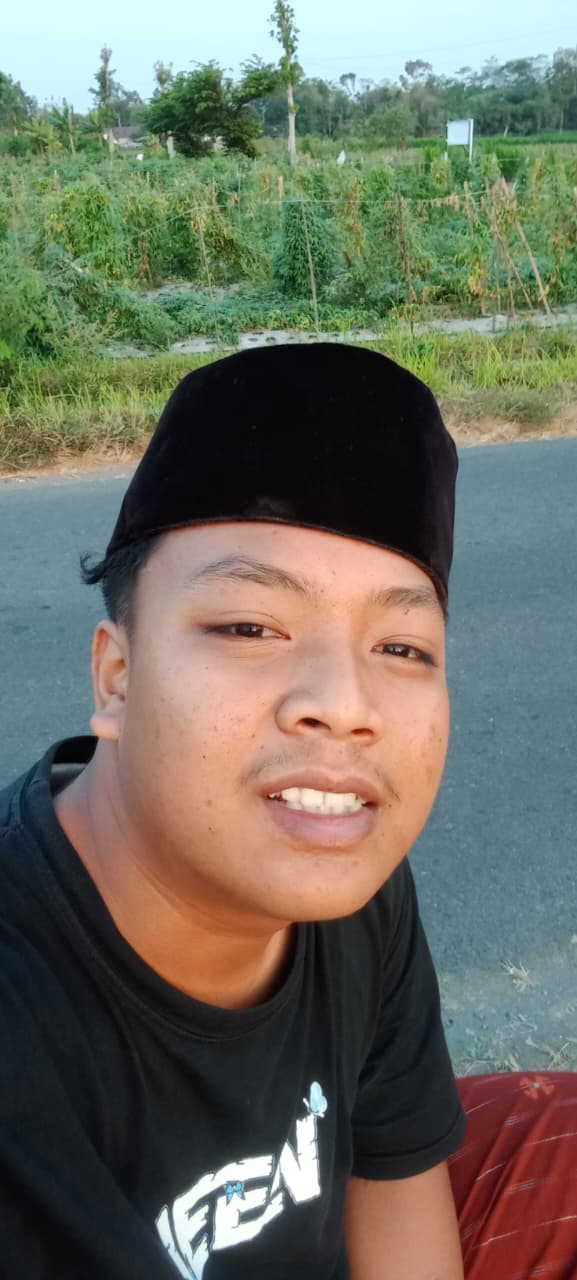
#> input picture uts/foto/dwi.jpeg, 577 x 1280 px, found by its file name
$ python filter_final.py
#> lines starting #> are read from the running program, lines starting #| are printed output that depends on the picture
import cv2
import numpy as np
import matplotlib.pyplot as plt

# =========================
# MEMBACA GAMBAR
# =========================

img = cv2.imread(
    r'D:\kuliah\pengolahan citra\UTS_PengolahanCitra\uts\foto\dwi.jpeg'
)
#> img is the input picture: shape (1280, 577, 3); mean B, G, R 97.5, 110.3, 109.3

# cek gambar
if img is None:
    print("Gambar tidak ditemukan!")

else:

    # =========================
    # UBAH BGR KE RGB
    # =========================

    rgb = cv2.cvtColor(img, cv2.COLOR_BGR2RGB)

    # =========================
    # MEMBUAT GAUSSIAN NOISE
    # =========================

    img_float = rgb.astype(np.float32)

    noise = np.random.normal(
        0,      # rata-rata noise
        25,     # kekuatan noise
        rgb.shape
    ).astype(np.float32)

    # tambah noise
    noisy = img_float + noise
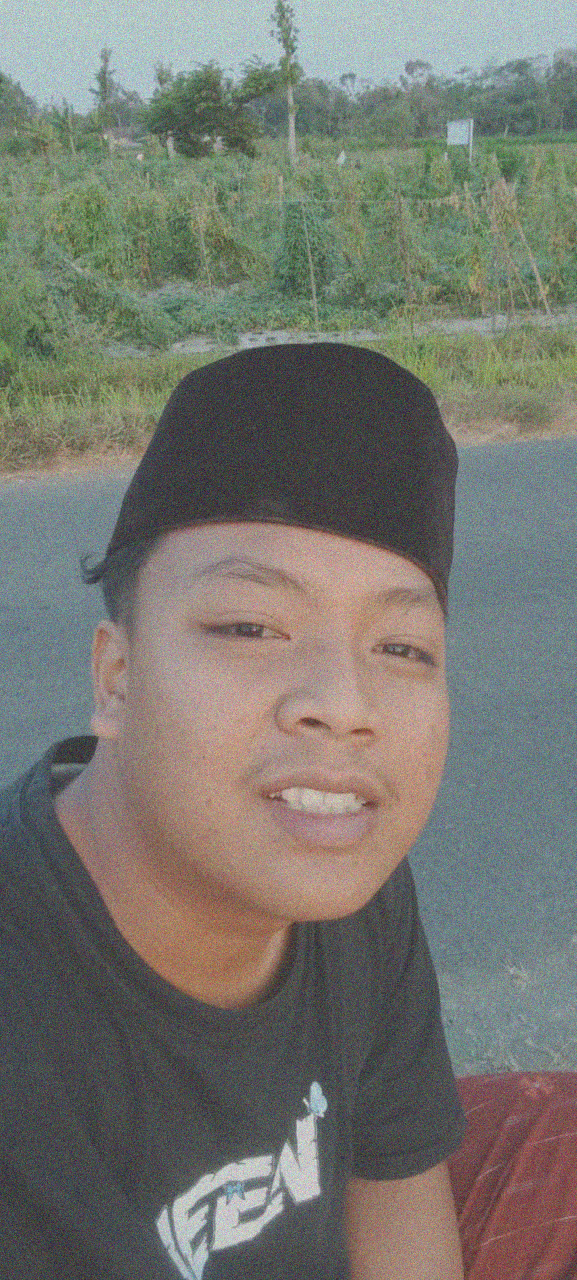
#> noisy: shape (1280, 577, 3) float32; mean R, G, B 109.3, 110.3, 97.5; drawn with min black and max white

    # batasi pixel
    noisy = np.clip(noisy, 0, 255)

    # kembali ke uint8
    noisy = noisy.astype(np.uint8)

    # =========================
    # MEAN FILTER
    # =========================

    mean = cv2.blur(
        noisy,
        (11,11)
    )
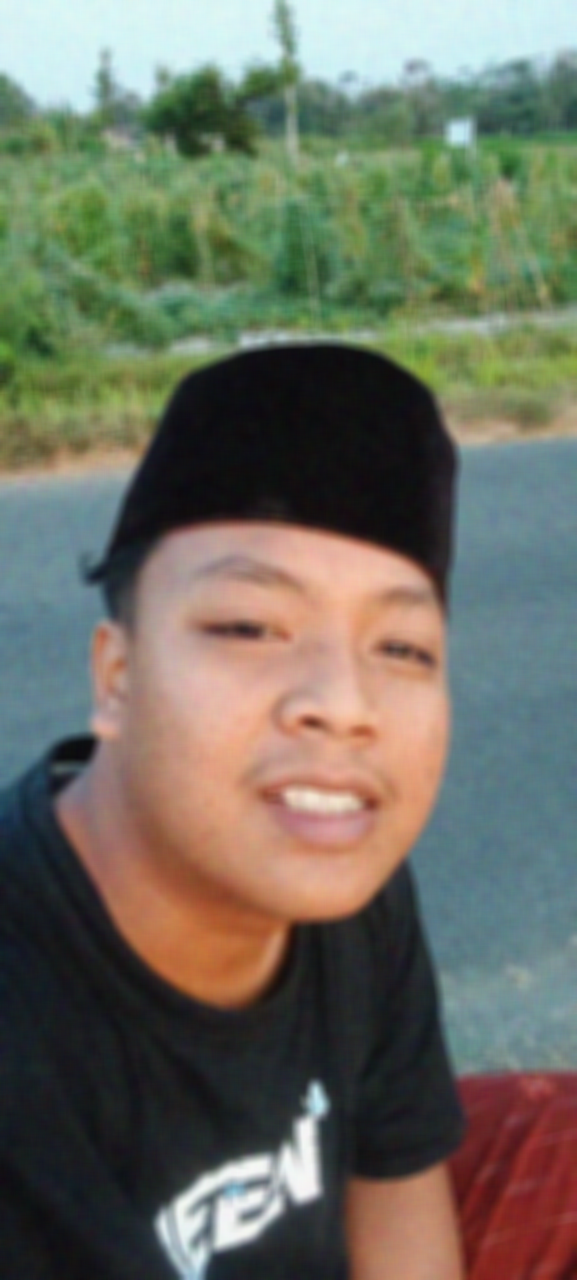
#> mean: shape (1280, 577, 3); mean R, G, B 109.4, 110.1, 97.1

    # =========================
    # MEDIAN FILTER
    # =========================

    median = cv2.medianBlur(
        noisy,
        11
    )

    # =========================
    # TAMBAH SEDIKIT BRIGHTNESS
    # =========================

    mean = cv2.convertScaleAbs(
        mean,
        alpha=1.1,
        beta=10
    )
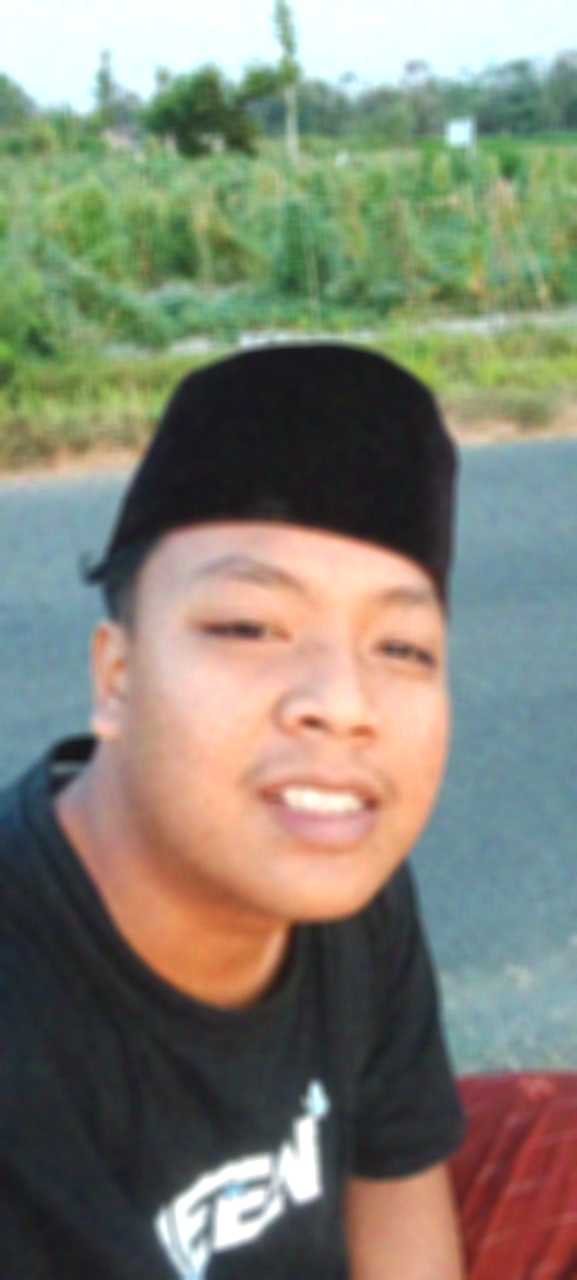
#> mean: shape (1280, 577, 3); mean R, G, B 129.9, 129.9, 115.5

    median = cv2.convertScaleAbs(
        median,
        alpha=1.1,
        beta=10
    )

    # =========================
    # MENAMPILKAN HASIL
    # =========================

    fig, ax = plt.subplots(2,2, figsize=(10,8))

    # gambar asli
    ax[0,0].imshow(rgb)
    ax[0,0].set_title("Foto Asli")
    ax[0,0].axis('off')

    # gambar noise
    ax[0,1].imshow(noisy)
    ax[0,1].set_title("Gaussian Noise")
    ax[0,1].axis('off')

    # mean filter
    ax[1,0].imshow(mean)
    ax[1,0].set_title("Mean Filter")
    ax[1,0].axis('off')

    # median filter
    ax[1,1].imshow(median)
    ax[1,1].set_title("Median Filter")
    ax[1,1].axis('off')

    # mengatur jarak
    plt.subplots_adjust(
        left=0.15,
        right=0.85,
        top=0.90,
        bottom=0.08,
        wspace=0.25,
        hspace=0.25
    )

    plt.show()
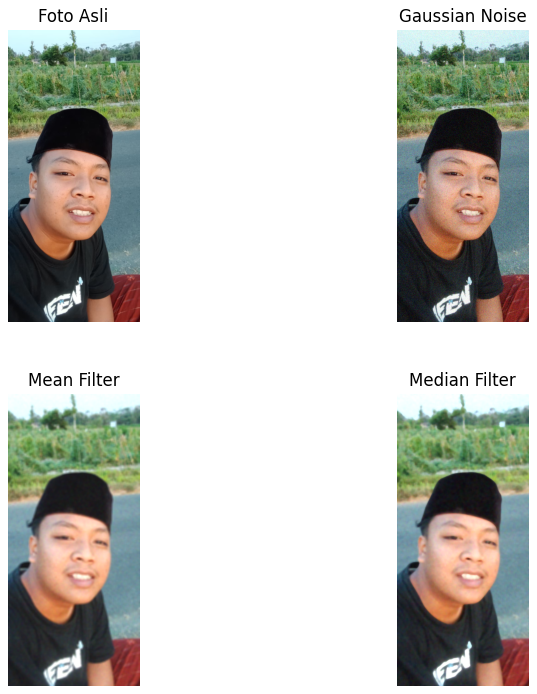
#> figure drawn by matplotlib, 4 panels

    # =========================
    # MENYIMPAN HASIL
    # =========================

    cv2.imwrite(
        "hasil_noise.jpg",
        cv2.cvtColor(noisy, cv2.COLOR_RGB2BGR)
    )

    cv2.imwrite(
        "hasil_mean.jpg",
        cv2.cvtColor(mean, cv2.COLOR_RGB2BGR)
    )

    cv2.imwrite(
        "hasil_median.jpg",
        cv2.cvtColor(median, cv2.COLOR_RGB2BGR)
    )

    print("Semua hasil berhasil disimpan!")

$ run again, with uts/foto/foto 1 berwarna.jpeg copied over uts/foto/dwi.jpeg
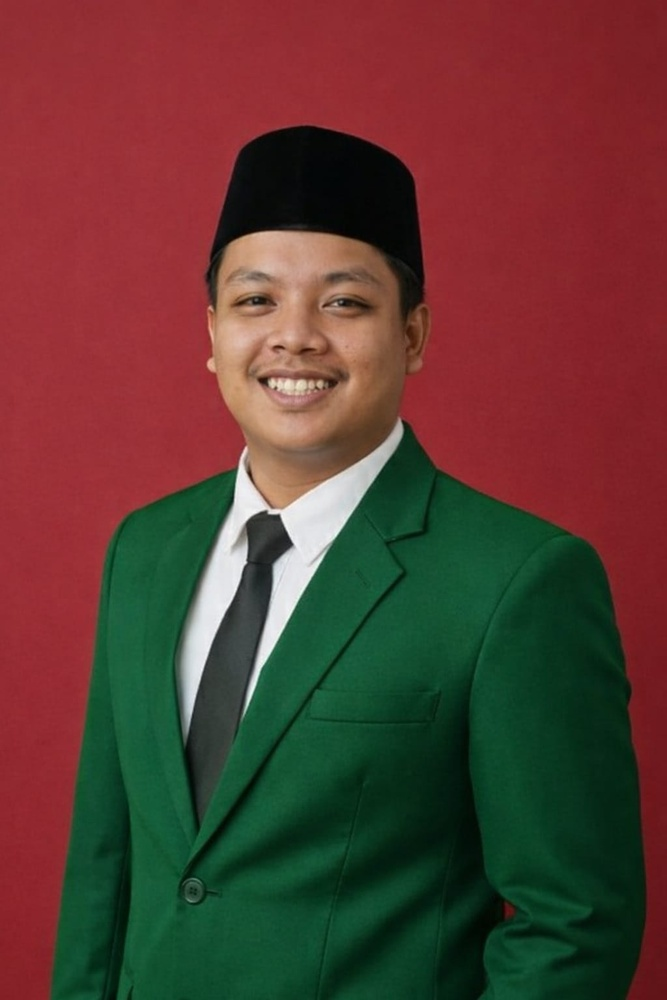
#> input picture uts/foto/foto 1 berwarna.jpeg, 667 x 1000 px, shrunk from 1024 x 1536 before the run, found by its file name
#> img is the input picture: shape (1000, 667, 3); mean B, G, R 50.3, 58.9, 91.4
#> `mean = cv2.convertScaleAbs( mean, alpha=1.1, beta=10 )`:
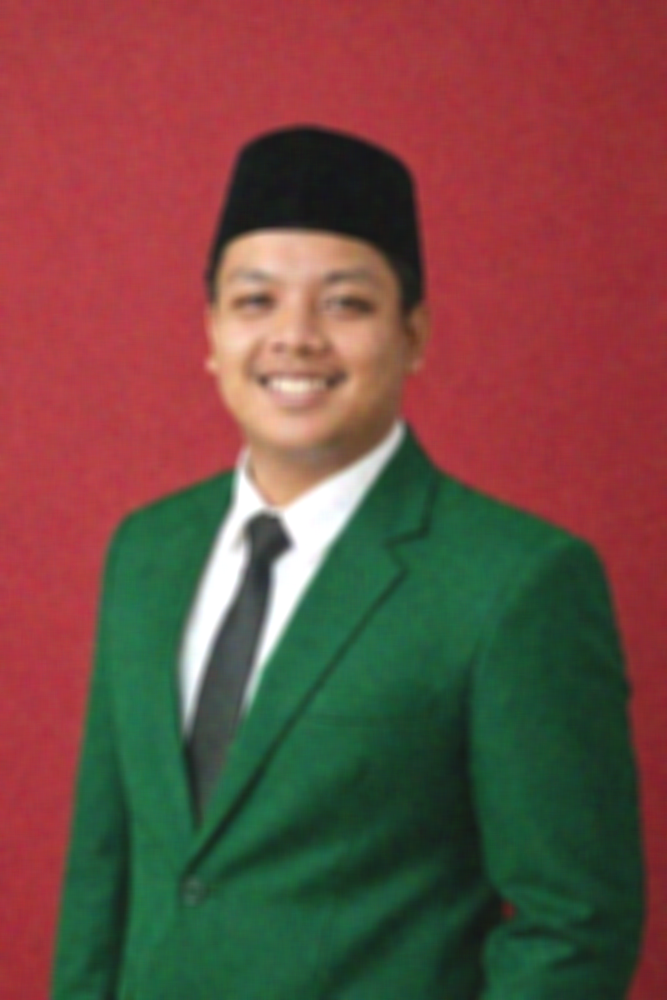
#> mean: shape (1000, 667, 3); mean R, G, B 112.3, 74.9, 65.7
#> `plt.show()`:
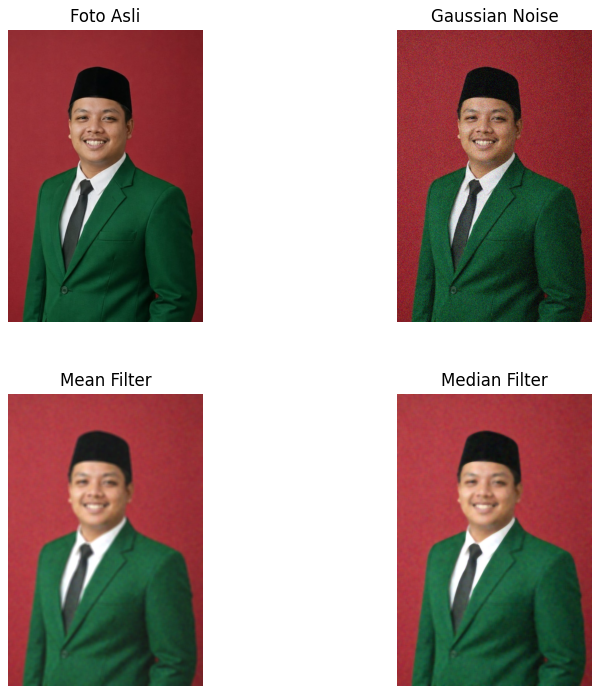
#> figure drawn by matplotlib, 4 panels

$ run again, with uts/foto/foto 2 banyak detail.jpeg copied over uts/foto/dwi.jpeg
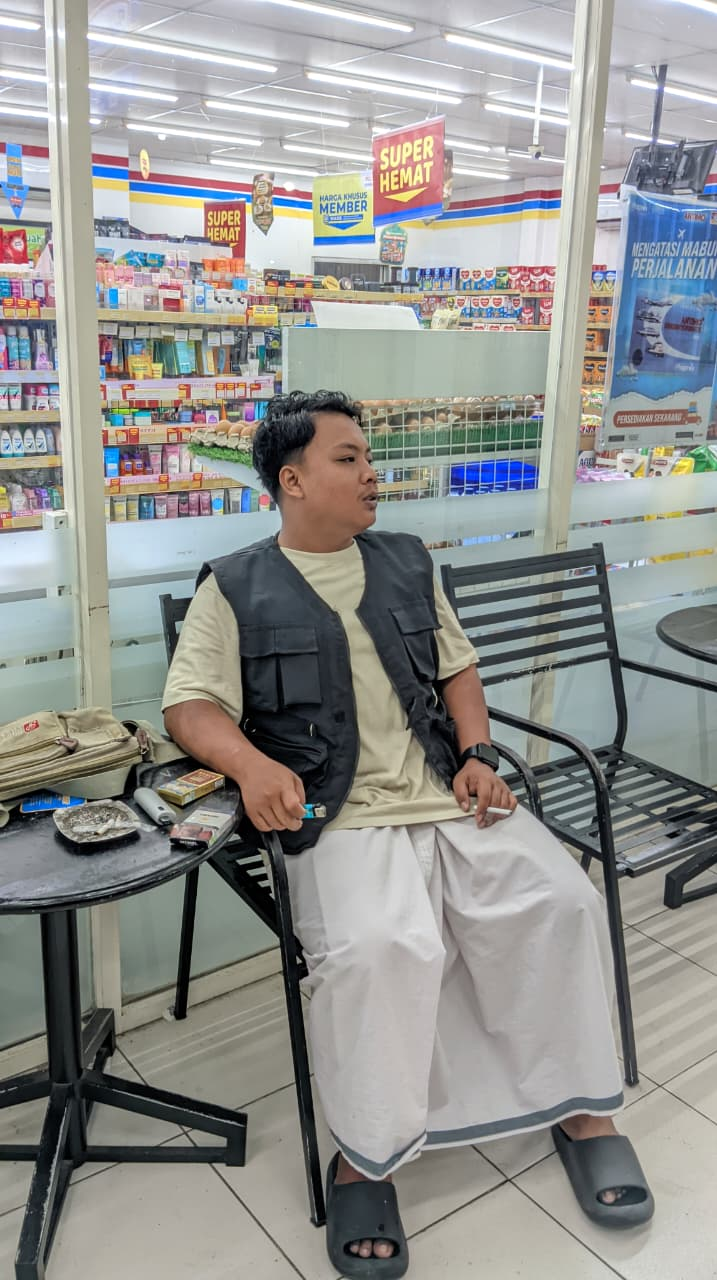
#> input picture uts/foto/foto 2 banyak detail.jpeg, 717 x 1280 px, found by its file name
#> img is the input picture: shape (1280, 717, 3); mean B, G, R 144.7, 147.4, 146.6
#> `noisy = img_float + noise`:
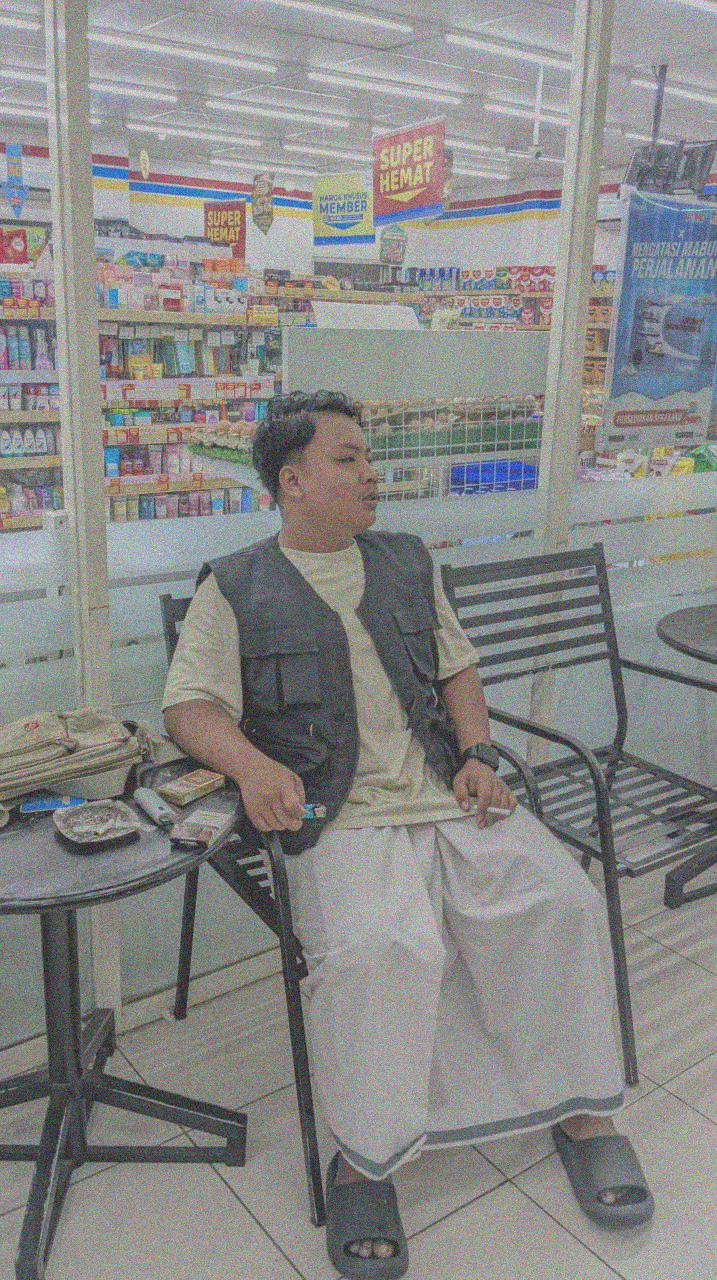
#> noisy: shape (1280, 717, 3) float32; mean R, G, B 146.6, 147.5, 144.7; drawn with min black and max white
#> `mean = cv2.convertScaleAbs( mean, alpha=1.1, beta=10 )`:
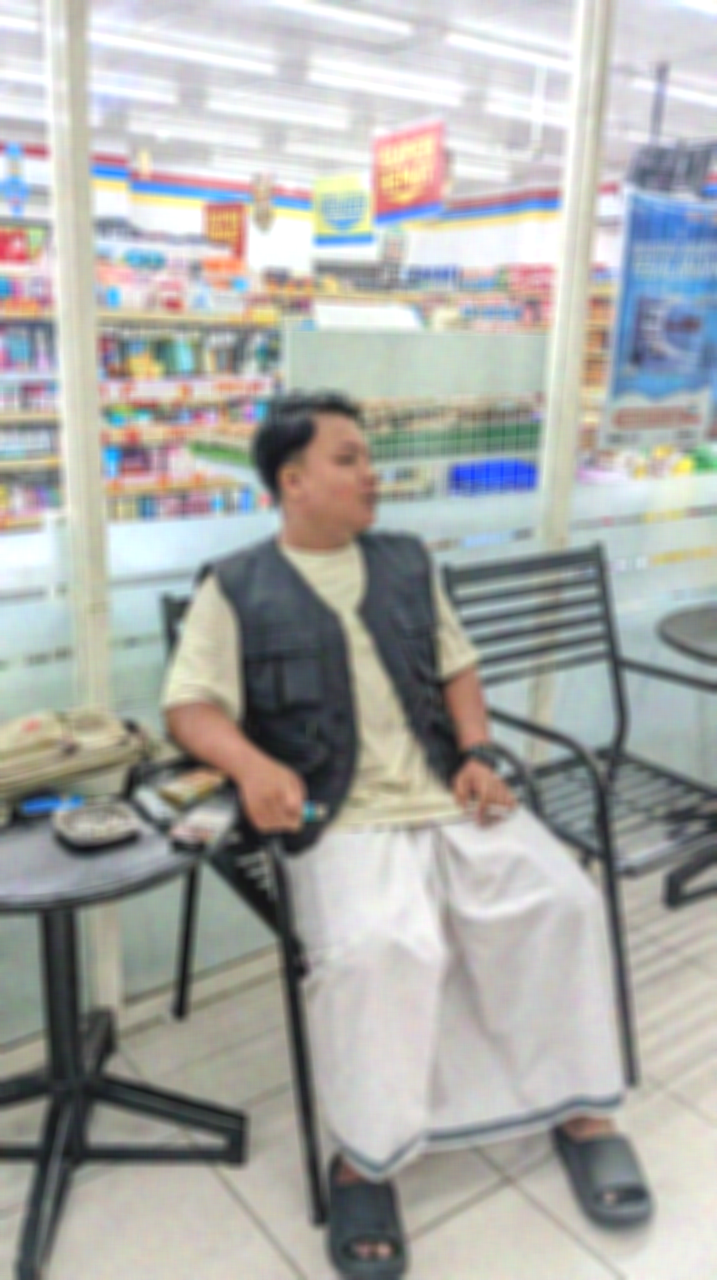
#> mean: shape (1280, 717, 3); mean R, G, B 170.7, 171.6, 168.4
